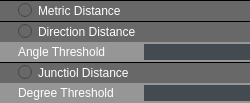
           <widget class="QWidget" name="widget_264" native="true">
            <property name="styleSheet">
             <string notr="true"/>
            </property>
            <layout class="QVBoxLayout" name="verticalLayout_152">
             <property name="spacing">
              <number>0</number>
             </property>
             <property name="leftMargin">
              <number>0</number>
             </property>
             <property name="topMargin">
              <number>0</number>
             </property>
             <property name="rightMargin">
              <number>0</number>
             </property>
             <property name="bottomMargin">
              <number>0</number>
             </property>
             <item>
              <widget class="QWidget" name="widget_267" native="true">
               <property name="styleSheet">
                <string notr="true">QWidget
{
    background-color: rgb(104, 104, 104);
    border-top: 1px solid rgb(0 , 0 , 0);	
border-bottom: 1px solid transparent;

}
	

 

</string>
               </property>
               <layout class="QVBoxLayout" name="verticalLayout_153">
                <property name="leftMargin">
                 <number>0</number>
                </property>
                <property name="topMargin">
                 <number>0</number>
                </property>
                <property name="rightMargin">
                 <number>0</number>
                </property>
                <property name="bottomMargin">
                 <number>0</number>
                </property>
                <item>
                 <widget class="QRadioButton" name="radioButton_74">
                  <property name="minimumSize">
                   <size>
                    <width>0</width>
                    <height>0</height>
                   </size>
                  </property>
                  <property name="styleSheet">
                   <string notr="true">QRadioButton
{
    font: 8pt &quot;Ebrima&quot;;
    color:white;
    background-color: rgb(104, 104, 104);
    padding-left:18px;
	padding-bottom:2 px;
	padding-top:2 px;
}
	
 QRadioButton:hover
{
	background-color: rgb(180, 53, 180);
}

QRadioButton:pressed
{
    background-color: rgb(180, 53, 180);
 }

</string>
                  </property>
                  <property name="text">
                   <string>Metric Distance</string>
                  </property>
                 </widget>
                </item>
               </layout>
              </widget>
             </item>
             <item>
              <widget class="QWidget" name="widget_268" native="true">
               <property name="styleSheet">
                <string notr="true">QWidget
{
    background-color: rgb(104, 104, 104);
  border-top: 1px solid rgb(0 , 0 , 0);
	border-bottom: 1px solid transparent;

}
	

 

</string>
               </property>
               <layout class="QVBoxLayout" name="verticalLayout_154">
                <property name="leftMargin">
                 <number>0</number>
                </property>
                <property name="topMargin">
                 <number>0</number>
                </property>
                <property name="rightMargin">
                 <number>0</number>
                </property>
                <property name="bottomMargin">
                 <number>0</number>
                </property>
                <item>
                 <widget class="QRadioButton" name="radioButton_75">
                  <property name="minimumSize">
                   <size>
                    <width>0</width>
                    <height>0</height>
                   </size>
                  </property>
                  <property name="styleSheet">
                   <string notr="true">QRadioButton
{
    font: 8pt &quot;Ebrima&quot;;
    color:white;
    background-color: rgb(104, 104, 104);
    padding-left:18px;
	padding-bottom:2 px;
	padding-top:2 px;
}
	
 QRadioButton:hover
{
	background-color: rgb(180, 53, 180);
}

QRadioButton:pressed
{
    background-color: rgb(180, 53, 180);
 }

</string>
                  </property>
                  <property name="text">
                   <string>Direction Distance</string>
                  </property>
                 </widget>
                </item>
               </layout>
              </widget>
             </item>
             <item>
              <widget class="QWidget" name="widget_269" native="true">
               <property name="styleSheet">
                <string notr="true">QWidget
{
    background-color: rgb(150, 150, 150);
    
}</string>
               </property>
               <layout class="QHBoxLayout" name="horizontalLayout_127">
                <property name="spacing">
                 <number>6</number>
                </property>
                <property name="leftMargin">
                 <number>18</number>
                </property>
                <property name="topMargin">
                 <number>2</number>
                </property>
                <property name="rightMargin">
                 <number>0</number>
                </property>
                <property name="bottomMargin">
                 <number>2</number>
                </property>
                <item>
                 <widget class="QLabel" name="label_112">
                  <property name="sizePolicy">
                   <sizepolicy hsizetype="Minimum" vsizetype="Fixed">
                    <horstretch>0</horstretch>
                    <verstretch>0</verstretch>
                   </sizepolicy>
                  </property>
                  <property name="minimumSize">
                   <size>
                    <width>120</width>
                    <height>0</height>
                   </size>
                  </property>
                  <property name="maximumSize">
                   <size>
                    <width>120</width>
                    <height>16777215</height>
                   </size>
                  </property>
                  <property name="styleSheet">
                   <string notr="true">    border-top: 0px solid rgb(0 , 0 , 0);
    font: 8pt &quot;Ebrima&quot;;   
	color:white;   
    border-top: 0px solid rgb(0 , 0 , 0); </string>
                  </property>
                  <property name="text">
                   <string>Angle Threshold</string>
                  </property>
                 </widget>
                </item>
                <item>
                 <widget class="QLineEdit" name="lineEdit_121">
                  <property name="sizePolicy">
                   <sizepolicy hsizetype="Expanding" vsizetype="Fixed">
                    <horstretch>0</horstretch>
                    <verstretch>0</verstretch>
                   </sizepolicy>
                  </property>
                  <property name="styleSheet">
                   <string notr="true">border :0px solid  rgb(67, 74, 80);
color: rgb(255, 255, 255);
background-color: rgb(67, 74, 80);
font: 8pt &quot;Ebrima&quot;;




</string>
                  </property>
                  <property name="alignment">
                   <set>Qt::AlignCenter</set>
                  </property>
                 </widget>
                </item>
               </layout>
              </widget>
             </item>
             <item>
              <widget class="QWidget" name="widget_270" native="true">
               <property name="styleSheet">
                <string notr="true">QWidget
{
    background-color: rgb(104, 104, 104);
    border-top: 1px solid rgb(0 , 0 , 0);
	border-bottom: 1px solid transparent;

}
	

 

</string>
               </property>
               <layout class="QVBoxLayout" name="verticalLayout_155">
                <property name="leftMargin">
                 <number>0</number>
                </property>
                <property name="topMargin">
                 <number>0</number>
                </property>
                <property name="rightMargin">
                 <number>0</number>
                </property>
                <property name="bottomMargin">
                 <number>0</number>
                </property>
                <item>
                 <widget class="QRadioButton" name="radioButton_76">
                  <property name="minimumSize">
                   <size>
                    <width>0</width>
                    <height>0</height>
                   </size>
                  </property>
                  <property name="styleSheet">
                   <string notr="true">QRadioButton
{
    font: 8pt &quot;Ebrima&quot;;
    color:white;
    background-color: rgb(104, 104, 104);
    padding-left:18px;
	padding-bottom:2 px;
	padding-top:2 px;
}
	
 QRadioButton:hover
{
	background-color: rgb(180, 53, 180);
}

QRadioButton:pressed
{
    background-color: rgb(180, 53, 180);
 }

</string>
                  </property>
                  <property name="text">
                   <string>Junctiol Distance</string>
                  </property>
                 </widget>
                </item>
               </layout>
              </widget>
             </item>
             <item>
              <widget class="QWidget" name="widget_271" native="true">
               <property name="styleSheet">
                <string notr="true">QWidget
{
    background-color: rgb(150, 150, 150);
}</string>
               </property>
               <layout class="QHBoxLayout" name="horizontalLayout_128">
                <property name="spacing">
                 <number>6</number>
                </property>
                <property name="leftMargin">
                 <number>18</number>
                </property>
                <property name="topMargin">
                 <number>2</number>
                </property>
                <property name="rightMargin">
                 <number>0</number>
                </property>
                <property name="bottomMargin">
                 <number>2</number>
                </property>
                <item>
                 <widget class="QLabel" name="label_113">
                  <property name="sizePolicy">
                   <sizepolicy hsizetype="Minimum" vsizetype="Fixed">
                    <horstretch>0</horstretch>
                    <verstretch>0</verstretch>
                   </sizepolicy>
                  </property>
                  <property name="minimumSize">
                   <size>
                    <width>120</width>
                    <height>0</height>
                   </size>
                  </property>
                  <property name="maximumSize">
                   <size>
                    <width>120</width>
                    <height>16777215</height>
                   </size>
                  </property>
                  <property name="styleSheet">
                   <string notr="true">    border-top: 0px solid rgb(0 , 0 , 0);
    font: 8pt &quot;Ebrima&quot;;   
	color:white;   
    border-top: 0px solid rgb(0 , 0 , 0); </string>
                  </property>
                  <property name="text">
                   <string>Degree Threshold</string>
                  </property>
                 </widget>
                </item>
                <item>
                 <widget class="QLineEdit" name="lineEdit_122">
                  <property name="sizePolicy">
                   <sizepolicy hsizetype="Expanding" vsizetype="Fixed">
                    <horstretch>0</horstretch>
                    <verstretch>0</verstretch>
                   </sizepolicy>
                  </property>
                  <property name="styleSheet">
                   <string notr="true">border :0px solid  rgb(67, 74, 80);
color: rgb(255, 255, 255);
background-color: rgb(67, 74, 80);
font: 8pt &quot;Ebrima&quot;;




</string>
                  </property>
                  <property name="alignment">
                   <set>Qt::AlignCenter</set>
                  </property>
                 </widget>
                </item>
               </layout>
              </widget>
             </item>
            </layout>
           </widget>
